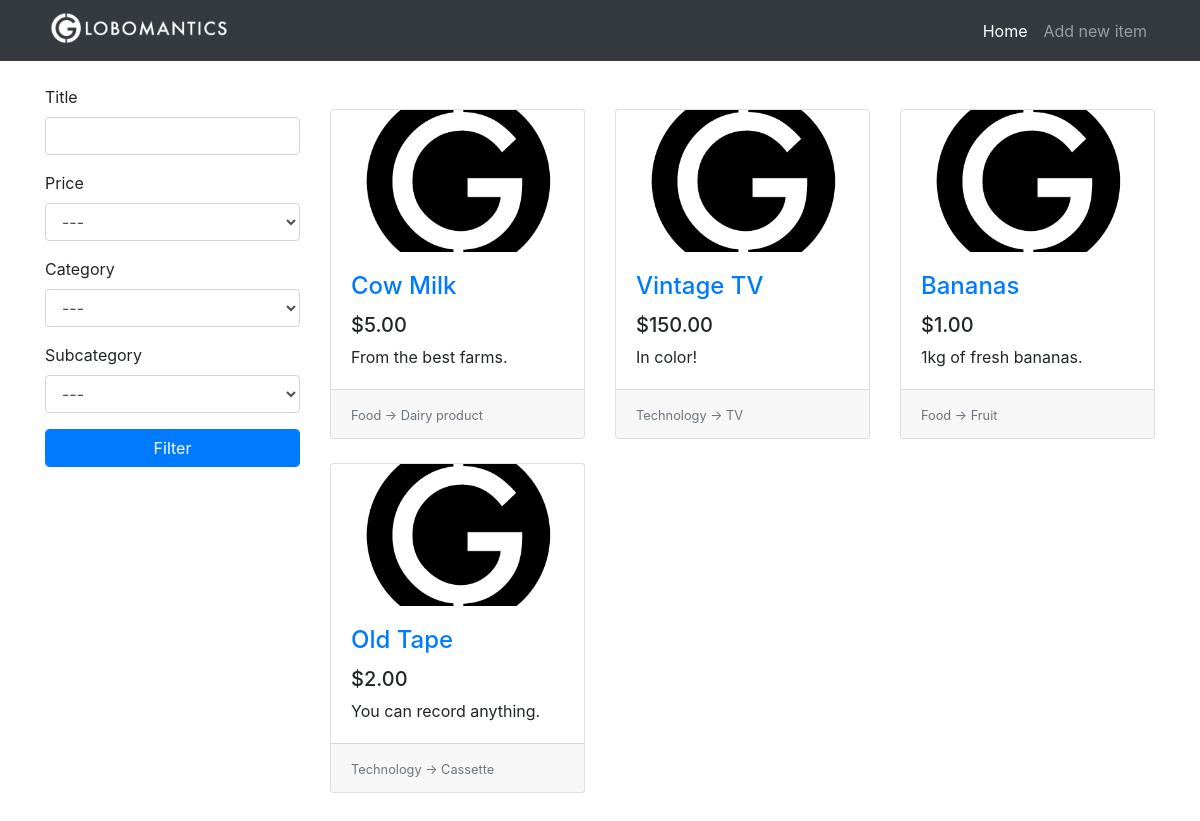
Before: / with the older database file.
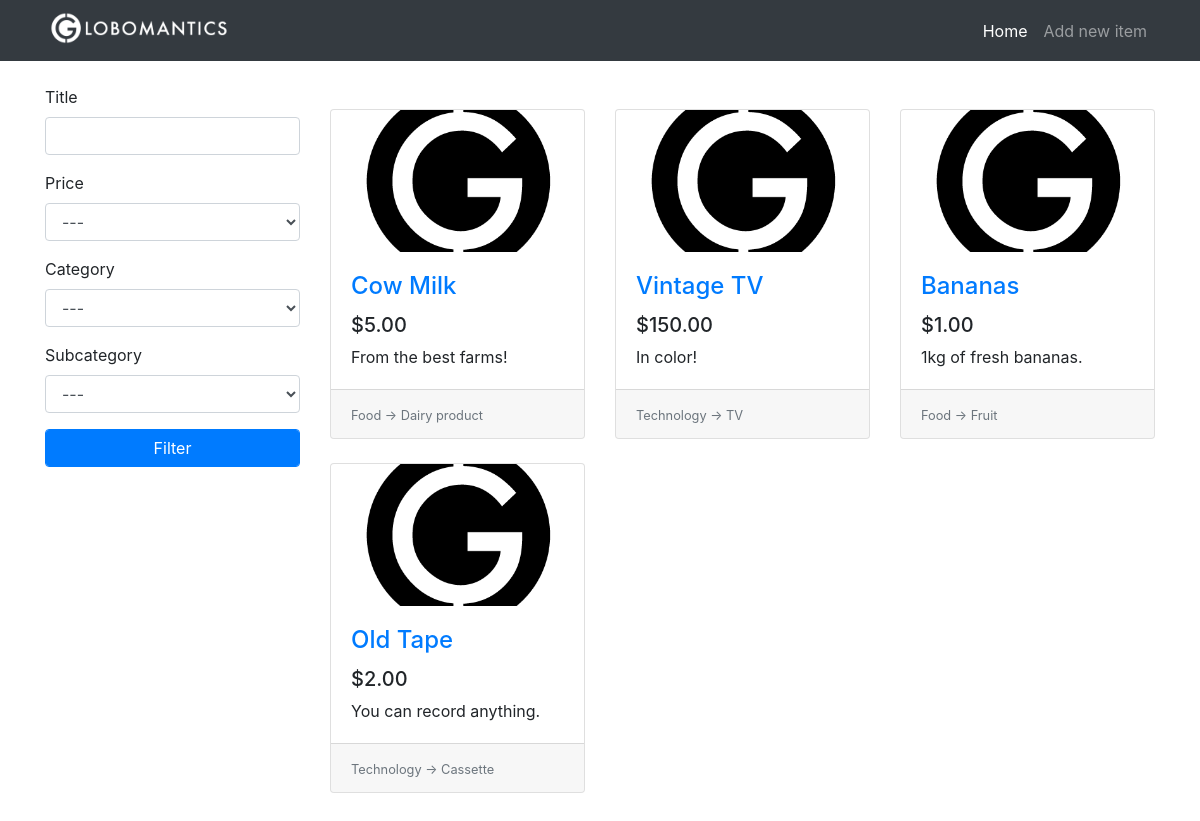
After: the same page with the newer database file.
### tables this page shows
CREATE TABLE items(
                    id              INTEGER PRIMARY KEY AUTOINCREMENT,
                    title           TEXT,
                    description     TEXT,
                    price           REAL,
                    image           TEXT,
                    category_id     INTEGER,
                    subcategory_id  INTEGER,
                    FOREIGN KEY(category_id) REFERENCES categories(id),
                    FOREIGN KEY(subcategory_id) REFERENCES subcategories(id)
);

CREATE TABLE categories(
                    id              INTEGER PRIMARY KEY AUTOINCREMENT,
                    name            TEXT
);

CREATE TABLE subcategories(
                    id              INTEGER PRIMARY KEY AUTOINCREMENT,
                    name            TEXT,
                    category_id     INTEGER,
                    FOREIGN KEY(category_id) REFERENCES categories(id)
);

### app.py (the view)
@app.route("/")
def home():
    conn = get_db()
    c = conn.cursor()
    form = FilterForm(request.args, meta={"csrf": False})
    c.execute("SELECT id, name FROM categories")
    categories = c.fetchall()
    categories.insert(0, (0, "---"))
    form.category.choices = categories
    c.execute("SELECT id, name FROM subcategories WHERE category_id = ?", (1,))
    subcategories = c.fetchall()
    subcategories.insert(0, (0, "---"))
    form.subcategory.choices = subcategories
    query = """SELECT
               i.id,i.title,i.description,i.price,i.image,c.name,s.name
               FROM items as i
               INNER JOIN categories AS c ON i.category_id = c.id
               INNER JOIN subcategories AS s ON i.subcategory_id = s.id
               """
    if form.validate():
        filter_queries = []
        parameters = []
        if form.title.data.strip():
            filter_queries.append("i.title LIKE ?")
            parameters.append("%" + form.title.data + "%")
        if form.category.data:
            filter_queries.append("i.category_id = ?")
            parameters.append(form.category.data)
        if form.subcategory.data:
            filter_queries.append("i.subcategory_id = ?")
            parameters.append(form.subcategory.data)
        if filter_queries:
            query += " WHERE "
            query += " AND ".join(filter_queries)
        if form.price.data:
            if form.price.data == 1:
                query += " ORDER BY i.price DESC"
            else:
                query += " ORDER BY i.price"
        else:
            query += " ORDER BY i.price DESC"
        items_from_db = c.execute(query, tuple(parameters))
        print(query)
    else:
        items_from_db = c.execute(query + "ORDER BY i.id DESC")
    items = []
    for row in items_from_db:
        item = {
            "id": row[0],
            "title": row[1],
            "description": row[2],
            "price": row[3],
            "image": row[4],
            "category": row[5],
            "subcategory": row[6]
        }
        items.append(item)
    return render_template("home.html", items=items, form=form)

### app.py
class FilterForm(FlaskForm):
    title = StringField("Title", validators=[Length(max=20)])
    price = SelectField("Price", coerce=int, choices=[(0, "---"), (1, "High to low"), (2, "Low to high")])
    category = SelectField("Category", coerce=int)
    subcategory = SelectField("Subcategory", coerce=int)
    submit = SubmitField("Filter")

### app.py (called while the page is built)
def get_db():
    db = getattr(g, '_database', None)
    if db is None:
        db = g._database = sqlite3.connect('db/globomantics.db')
    return db

@app.teardown_appcontext
def close_connection(exception):
    db = getattr(g, "_database", None)
    if db is not None:
        db.close()

### templates/home.html
{% extends 'base.html' %}
{% set active_page = 'home' %}
{% block content %}
    <div class="row">
        <div class="col-lg-3">
            <div class="my-4">
                <form action="{{ url_for('home') }}" method="get">
                    <div class="form-group">
                        {{ form.title.label }}
                        {{ form.title(class="form-control") }}
                    </div>
                    <div class="form-group">
                        {{ form.price.label }}
                        {{ form.price(class="form-control") }}
                    </div>
                    <div class="form-group">
                        {{ form.category.label }}
                        {{ form.category(class="form-control") }}
                    </div>
                    <div class="form-group">
                        {{ form.subcategory.label }}
                        {{ form.subcategory(class="form-control") }}
                    </div>
                    {{ form.submit(class="btn btn-primary form-control") }}
                </form>
            </div>
        </div>
        <div class="col-lg-9">
            <div class="row my-5 card-wrapper">
                {% if items %}
                {% for item in items %}
                <div class="col-lg-4 col-md-6 mb-4">
                    <div class="card h-100">
                        <div class="embed-responsive embed-responsive-16by9">
                            <a href="{{ url_for('item', item_id=item.id) }}">
                                <img class="card-img-top embed-responsive-item"
                                     src="{{ url_for('static', filename='images/placeholder.png') }}">
                            </a>
                        </div>
                        <div class="card-body">
                            <h4 class="card-title">
                                <a href="{{ url_for('item', item_id=item.id) }}">{{ item.title }}</a>
                            </h4>
                            <h5>{{ "$%.2f" | format(item.price) }}</h5>
                            <p class="card-text">{{ item.description }}</p>
                        </div>
                        <div class="card-footer">
                            <small class="text-muted">
                                {{ item.category }} -> {{ item.subcategory }}
                            </small>
                        </div>
                    </div>
                </div>
                {% endfor %}
                {% else %}
                <h1 class="offset-lg-3">No items to show.</h1>
                {% endif %}
            </div>
        </div>
    </div>
{% endblock %}

### templates/base.html (shortened to what this page needs)
<!DOCTYPE html>
<html lang="en">
<head>
    <link rel="stylesheet"
          href="https://stackpath.bootstrapcdn.com/bootstrap/4.4.1/css/bootstrap.min.css"
>
    <link rel="stylesheet" href="{{ url_for('static', filename='css/style.css') }}">
</head>
<body>
    <nav class="navbar navbar-expand-lg navbar-dark bg-dark fized-top">
        <div class="container">
            <a href="{{ url_for('home') }}" class="navbar-brand">
                <img src="{{ url_for('static', filename='images/logo.png') }}" height="40px">
            </a>
            <div class="collapse navbar-collapse" id="navbarResponsive">
                <ul class="navbar-nav ml-auto">
                    <li class="nav-item {{ 'active' if active_page == 'home' else '' }}">
                        <a href="{{ url_for('home') }}" class="nav-link">Home</a>
                    </li>
                    <li class="nav-item {{ 'active' if active_page == 'new_item' else '' }}">
                        <a href="{{ url_for('new_item') }}" class="nav-link">Add new item</a>
                    </li>
                </ul>
            </div>
        </div>
    </nav>
    <div class="container">
        {% block content %}{% endblock %}
    </div>
</body>
</html>

### static/css/style.css (style rules this page uses)
.navbar-brand { padding-top: 0rem; padding-botton: 0rem; }
.card-img-top { object-fit: cover; }

Changed rows visible on the page:
changed items "Cow Milk": description "From the best farms." → "From the best farms!"
